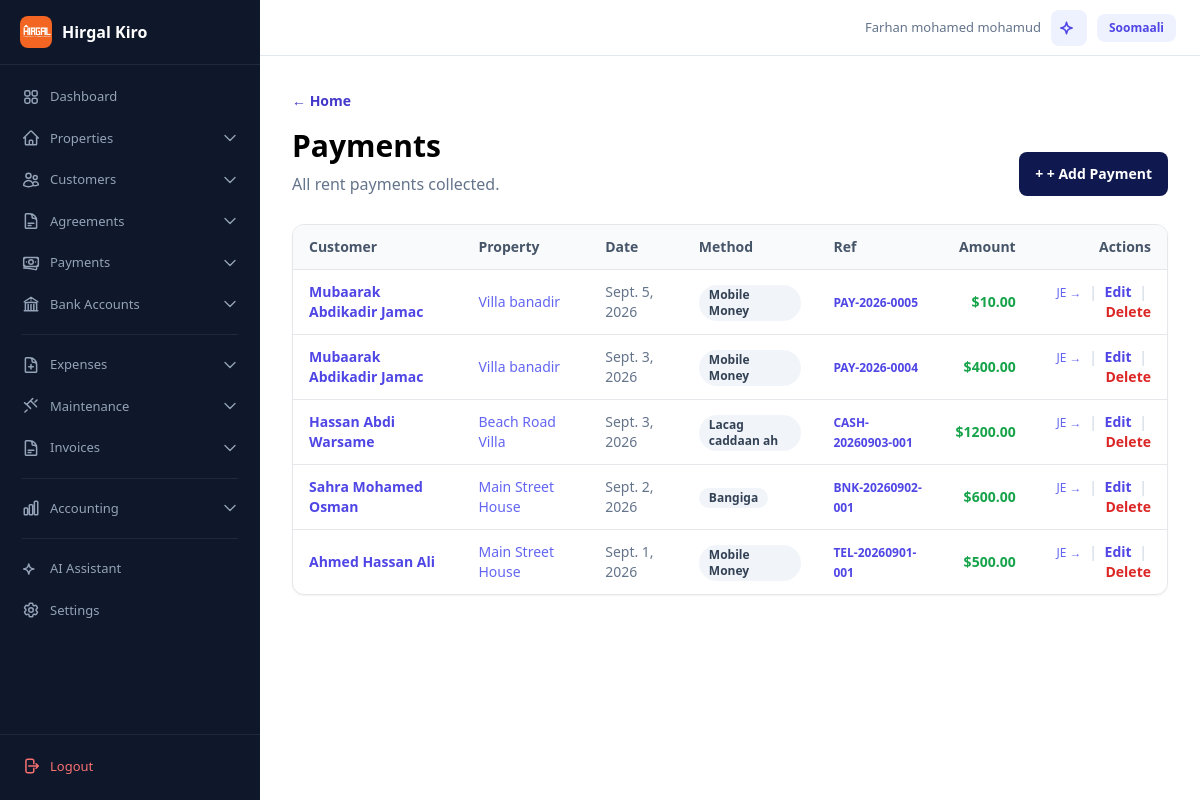
Before: /lacag-bixinta/ (signed in) with the older database file.
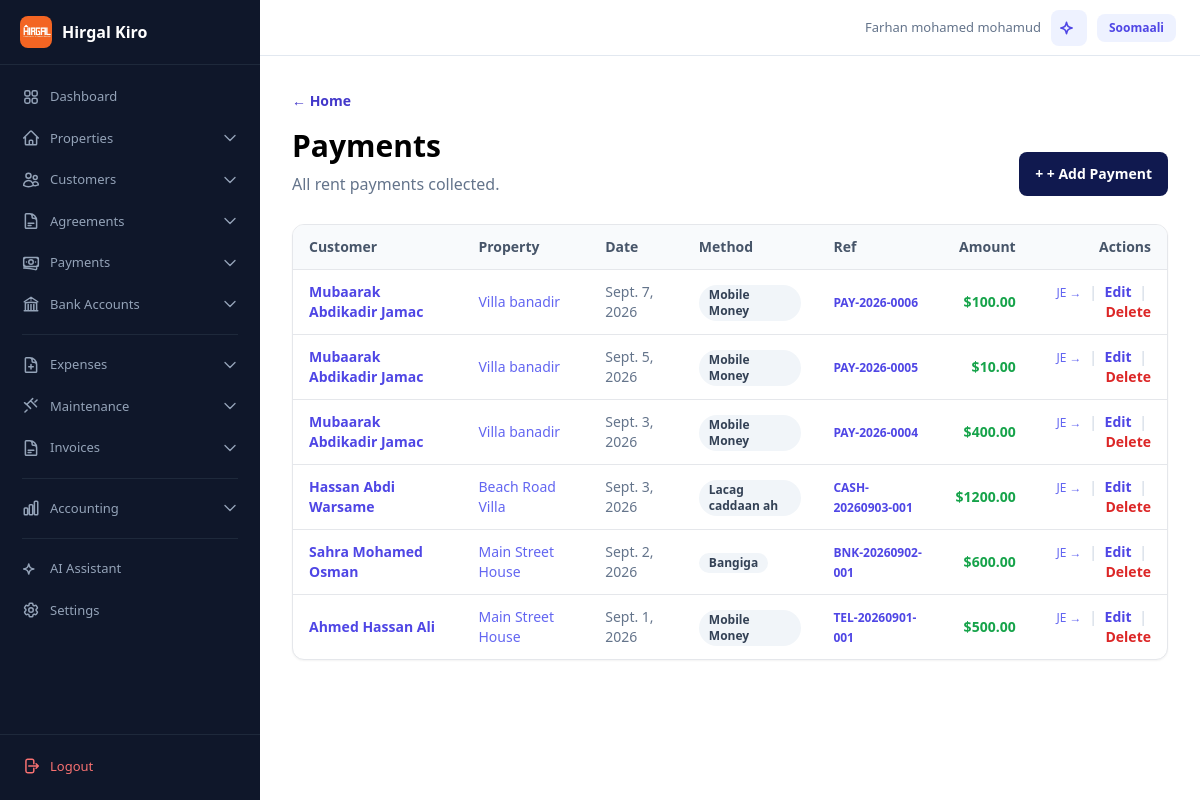
After: the same page with the newer database file.
### finance/models.py (models this page shows, shortened)
class Payment(models.Model):
    PAYMENT_METHODS = [("cash", "Lacag caddaan ah"), ("mobile_money", "Mobile Money"), ("bank", "Bangiga"), ("other", "Kale")]
    rental_agreement = models.ForeignKey(RentalAgreement, on_delete=models.PROTECT, related_name="payments")
    amount = models.DecimalField(max_digits=10, decimal_places=2)
    payment_date = models.DateField()
    payment_method = models.CharField(max_length=20, choices=PAYMENT_METHODS, default="mobile_money")
    bank_account = models.ForeignKey(BankAccount, on_delete=models.SET_NULL, null=True, blank=True, related_name="payments")
    destination_account = models.ForeignKey("accounting.Account", on_delete=models.SET_NULL, null=True, blank=True, related_name="payments_received", help_text="Xisaabta lacagta lagu shubay")
    invoice = models.ForeignKey("accounting.Invoice", on_delete=models.SET_NULL, null=True, blank=True, related_name="payments")
    journal_entry = models.OneToOneField("accounting.JournalEntry", on_delete=models.SET_NULL, null=True, blank=True, related_name="payment_source")
    reference_number = models.CharField(max_length=100, blank=True)
    notes = models.TextField(blank=True)
    created_at = models.DateTimeField(auto_now_add=True)

### rentals/models.py (models this page shows, shortened)
class RentalAgreement(models.Model):
    AGREEMENT_STATUSES = [("active", "Socda"), ("ended", "Dhammaaday"), ("cancelled", "La baajiyay")]
    RENTAL_SCOPES = [("whole_property", "Hantida oo dhan"), ("partial_property", "Qeyb ka mid ah")]
    tenant = models.ForeignKey(Tenant, on_delete=models.PROTECT, related_name="rental_agreements")
    property = models.ForeignKey(Property, on_delete=models.PROTECT, related_name="rental_agreements", null=True, blank=True)
    unit = models.ForeignKey(Unit, on_delete=models.PROTECT, null=True, blank=True, related_name="rental_agreements")
    room = models.ForeignKey(Room, on_delete=models.PROTECT, null=True, blank=True, related_name="rental_agreements")
    rental_scope = models.CharField(max_length=20, choices=RENTAL_SCOPES, default="whole_property")
    rented_space_count = models.PositiveIntegerField(default=1)
    agreed_monthly_rent = models.DecimalField(max_digits=10, decimal_places=2, default=0)
    start_date = models.DateField()
    end_date = models.DateField(null=True, blank=True)
    monthly_rent = models.DecimalField(max_digits=10, decimal_places=2)
    status = models.CharField(max_length=20, choices=AGREEMENT_STATUSES, default="active")
    notes = models.TextField(blank=True)
    class Meta:
        constraints = [
            models.CheckConstraint(condition=Q(end_date__isnull=True) | Q(end_date__gte=F("start_date")), name="agreement_end_after_start"),
            models.CheckConstraint(condition=Q(property__isnull=False) | Q(unit__isnull=False) | Q(room__isnull=False), name="agreement_has_rentable_space"),
        ]

class Tenant(models.Model):
    TENANT_TYPES = [("person", "Qof ama qoys"), ("business", "Ganacsi")]
    owner = models.ForeignKey(settings.AUTH_USER_MODEL, on_delete=models.CASCADE, related_name="tenants")
    full_name = models.CharField("Magaca qofka ama qoyska", max_length=150)
    tenant_type = models.CharField(max_length=20, choices=TENANT_TYPES, default="person")
    phone_number = models.CharField(max_length=20, blank=True, null=True)
    notes = models.TextField(blank=True)
    created_at = models.DateTimeField(auto_now_add=True)
    updated_at = models.DateTimeField(auto_now=True)
    class Meta:
        constraints = [models.UniqueConstraint(fields=["owner", "phone_number"], condition=~Q(phone_number=""), name="unique_tenant_phone_per_owner")]

### properties/models.py (models this page shows, shortened)
class Property(models.Model):
    PROPERTY_TYPES = [("home", "Guri"), ("apartment", "Apartment"), ("commercial", "Ganacsi"), ("mixed", "Isku-dhafan")]
    RESIDENTIAL_STRUCTURES = [("villa", "Filo"), ("multi_floor", "Guri dabaq")]
    owner = models.ForeignKey(settings.AUTH_USER_MODEL, on_delete=models.CASCADE, related_name="properties")
    name = models.CharField("Magaca hantida", max_length=150)
    property_type = models.CharField(max_length=20, choices=PROPERTY_TYPES, default="home")
    residential_structure = models.CharField(max_length=20, choices=RESIDENTIAL_STRUCTURES, default="villa")
    location = models.CharField(max_length=200)
    total_rentable_spaces = models.PositiveIntegerField(default=1)
    cover_image = models.ImageField(upload_to="property_covers/", null=True, blank=True)
    description = models.TextField(blank=True)
    created_at = models.DateTimeField(auto_now_add=True)
    updated_at = models.DateTimeField(auto_now=True)

### web/views.py (the view)
# urls.py: urlpatterns = [path("", PaymentListView.as_view()), path("summary/", PaymentSummaryView.as_view()), path("monthly-summary/", MonthlyPaymentSummaryView.as_view()), path("expenses/", PropertyExpenseView
class PaymentListView(HomeView):
    template_name = "web/payment_list.html"
    def get_context_data(self, **kwargs):
        context = super().get_context_data(**kwargs)
        context["payments"] = Payment.objects.filter(
            rental_agreement__tenant__owner=self.request.user.get_data_owner()
        ).select_related("rental_agreement__tenant", "rental_agreement__property").order_by("-payment_date", "-id")[:100]
        return context

### accounts/models.py (called while the page is built)
    def get_data_owner(self):
        return self.managed_account if self.managed_account_id else self

### web/context_processors.py (called while the page is built)
def language_context(request):
    lang = request.GET.get("lang") or request.session.get("language", "en")
    if lang not in ("en", "so"):
        lang = "en"
    request.session["language"] = lang
    return {"current_language": lang}

### web/templatetags/i18n_tags.py (called while the page is built)
@register.simple_tag(takes_context=True)
def t(context, key):
    lang = context.get("current_language", "en")
    return get_translation(lang, key)

@register.simple_tag(takes_context=True)
def other_lang(context):
    current = context.get("current_language", "en")
    return "so" if current == "en" else "en"

@register.simple_tag(takes_context=True)
def other_lang_name(context):
    current = context.get("current_language", "en")
    return "Soomaali" if current == "en" else "English"

### web/translations.py (called while the page is built)
def get_translation(lang, key):
    if lang not in TRANSLATIONS:
        lang = "en"
    return TRANSLATIONS[lang].get(key, TRANSLATIONS["en"].get(key, key))

### templates/web/payment_list.html (shortened to what this page needs)
{% extends "base.html" %}
{% load i18n_tags %}
{% block content %}
<section class="mb-7 flex items-end justify-between">
    <div>
        <a class="text-sm font-semibold text-indigo-700" href="{% url 'home' %}">← {% t 'home' %}</a>
        <h1 class="mt-4 text-3xl font-bold">{% t 'payments' %}</h1>
        <p class="mt-2 text-slate-500">All rent payments collected.</p>
    </div>
    <a class="rounded-lg bg-ink px-4 py-3 text-sm font-bold text-white" href="{% url 'web-payment-create' %}">+ {% t 'add_payment' %}</a>
</section>
<section class="rounded-xl border bg-white shadow-sm overflow-hidden">
{% if payments %}
<div class="overflow-x-auto">
    <table class="w-full text-left text-sm">
        <thead class="border-b bg-slate-50 text-slate-600">
            <tr>
                <th class="px-4 py-3 font-semibold">Customer</th>
                <th class="px-4 py-3 font-semibold">Property</th>
                <th class="px-4 py-3 font-semibold">Date</th>
                <th class="px-4 py-3 font-semibold">Method</th>
                <th class="px-4 py-3 font-semibold">Ref</th>
                <th class="px-4 py-3 font-semibold text-right">Amount</th>
                <th class="px-4 py-3 font-semibold text-right">Actions</th>
            </tr>
        </thead>
        <tbody class="divide-y">
        {% for payment in payments %}
            <tr class="hover:bg-slate-50">
                <td class="px-4 py-3">
                    <a href="{% url 'web-tenant-detail' payment.rental_agreement.tenant.pk %}" class="font-semibold text-indigo-600 hover:underline">{{ payment.rental_agreement.tenant.full_name }}</a>
                </td>
                <td class="px-4 py-3">
                    <a href="{% url 'web-property-detail' payment.rental_agreement.property.pk %}" class="text-indigo-500 hover:underline">{{ payment.rental_agreement.property.name }}</a>
                </td>
                <td class="px-4 py-3 text-slate-500">{{ payment.payment_date }}</td>
                <td class="px-4 py-3">
                    <span class="inline-flex items-center rounded-full bg-slate-100 px-2.5 py-0.5 text-xs font-semibold text-slate-700">{{ payment.get_payment_method_display }}</span>
                </td>
                <td class="px-4 py-3">
                    <a href="{% url 'web-payment-detail' payment.pk %}" class="text-indigo-600 hover:underline font-semibold text-xs">{{ payment.reference_number|default:"-" }}</a>
                </td>
                <td class="px-4 py-3 text-right font-semibold text-green-600">${{ payment.amount }}</td>
                <td class="px-4 py-3 text-right">
                    {% if payment.journal_entry %}
                    <a href="{% url 'web-journal-detail' payment.journal_entry.pk %}" class="text-xs text-indigo-500 hover:underline">JE →</a>
                    <span class="mx-1 text-slate-300">|</span>
                    {% endif %}
                    <a href="{% url 'web-payment-edit' payment.pk %}" class="font-semibold text-indigo-600 hover:underline">{% t 'edit' %}</a>
                    <span class="mx-1 text-slate-300">|</span>
                    <a href="{% url 'web-payment-delete' payment.pk %}" class="font-semibold text-red-600 hover:underline">{% t 'delete' %}</a>
                </td>
            </tr>
        {% endfor %}
        </tbody>
    </table>
</div>
{% else %}
<div class="p-10 text-center">
    <p class="font-semibold text-slate-700">No payments yet.</p>
    <p class="mt-2 text-sm text-slate-500">Record a payment when a customer pays rent.</p>
</div>
{% endif %}
</section>
{% endblock %}

Changed rows visible on the page:
added Payment: rental_agreement.tenant.full_name "Mubaarak Abdikadir Jamac", rental_agreement.property.name "Villa banadir", payment_date "Sept. 7, 2026", payment_method "Mobile Money", reference_number "PAY-2026-0006", amount "100.00", shows "JE →", t "Edit", t "Delete"
